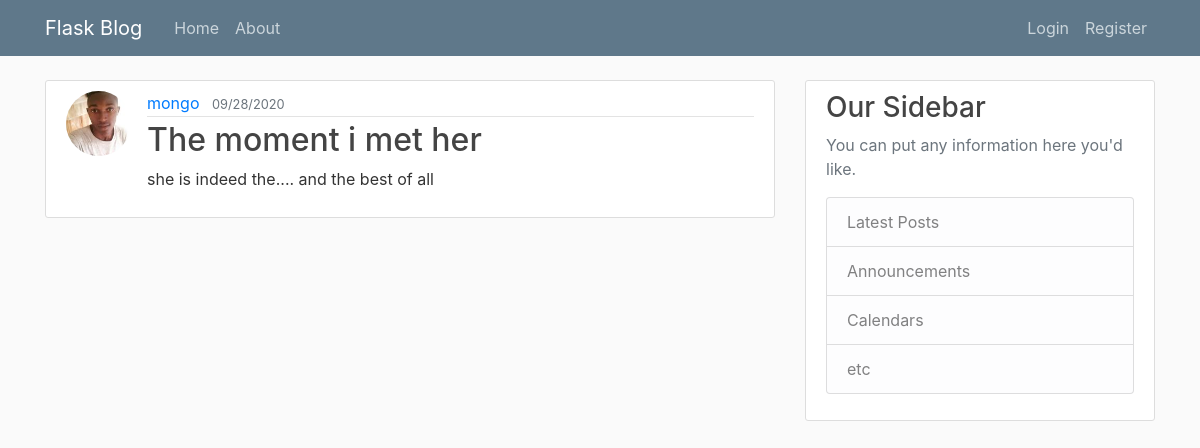
/post/1, run on the app's committed database.
### flaskblog/models.py (models this page shows, shortened)
class User(db.Model, UserMixin):
	id = db.Column(db.Integer, primary_key=True)
	username = db.Column(db.String(20), unique = True, nullable = False)
	email = db.Column(db.String(120), unique = True, nullable = False)
	image_file = db.Column(db.String(20), nullable = False, default = "default.jpg")
	password = db.Column(db.String(30), nullable= False)
	posts = db.relationship("Post", backref="author", lazy = True)

class Post(db.Model):
	id = db.Column(db.Integer, primary_key = True)
	title = db.Column(db.String(20), nullable= False)
	date_posted = db.Column(db.DateTime, nullable = False, default = datetime.utcnow)
	content = db.Column(db.Text, nullable = False)
	user_id = db.Column(db.Integer, db.ForeignKey("user.id"), nullable = False)

### flaskblog/routes.py (the view)
@app.route('/post/<int:post_id>')
def post(post_id):
	post = Post.query.get_or_404(post_id)
	return render_template('post.html', title =post.title, post=post)

### flaskblog/templates/post.html (shortened to what this page needs)
{% extends "layout.html" %}
{% block css %}
	<link rel="stylesheet" type="text/css" href="{{ url_for('static', filename = 'main.css')}}">
{% endblock %}
{% block content %}
	<article class="media content-section">
		<img class="rounded-circle article-img" src="{{ url_for('static', filename='profile_pics/' + post.author.image_file) }}">
	  <div class="media-body">
	    <div class="article-metadata">
	      <a class="mr-2" href="#">{{ post.author.username }}</a>
	      <small class="text-muted">{{ post.date_posted.strftime("%m/%d/%Y") }}</small>
	    </div>
	    <h2 class="article-title"> {{ post.title }}</h2>
	    <p class="article-content">{{ post.content }}</p>
	  </div>
	</article>
{% endblock content %}

### flaskblog/static/main.css (style rules this page uses)
body { background: #fafafa; color: #333333; margin-top: 5rem; }
h1, h2, h3, h4, h5, h6 { color: #444444; }
.content-section { background: #ffffff; padding: 10px 20px; border: 1px solid #dddddd; border-radius: 3px; margin-bottom: 20px; }
.article-title { color: #444444; }
.article-content { white-space: pre-line; }
.article-img { height: 65px; width: 65px; margin-right: 16px; }
.article-metadata { padding-bottom: 1px; margin-bottom: 4px; border-bottom: 1px solid #e3e3e3 }

### data on the page
User: image_file (picture), author.username "mongo"
Post: date_posted "09/28/2020", title "The moment i met her", content "she is indeed the.... and the best of all"
